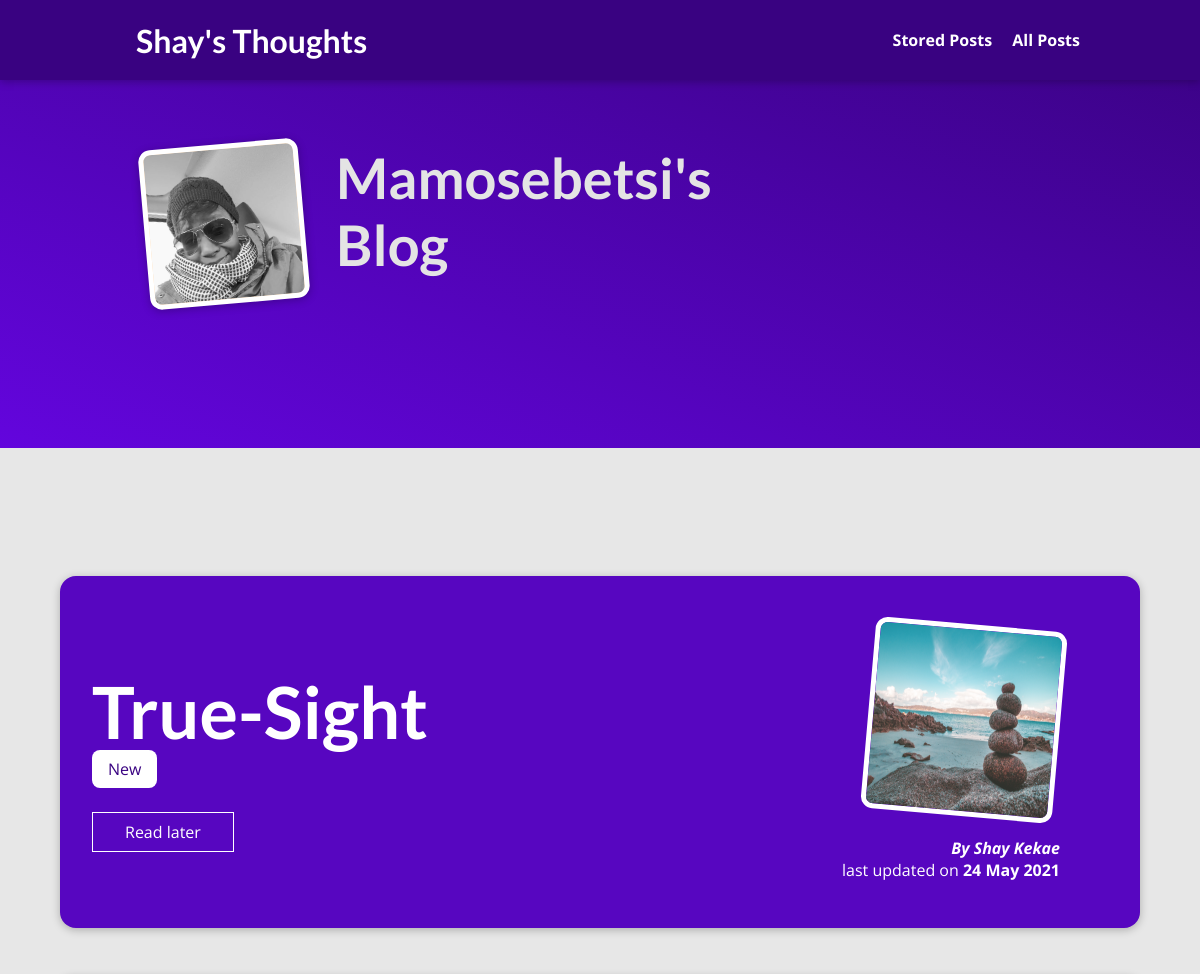
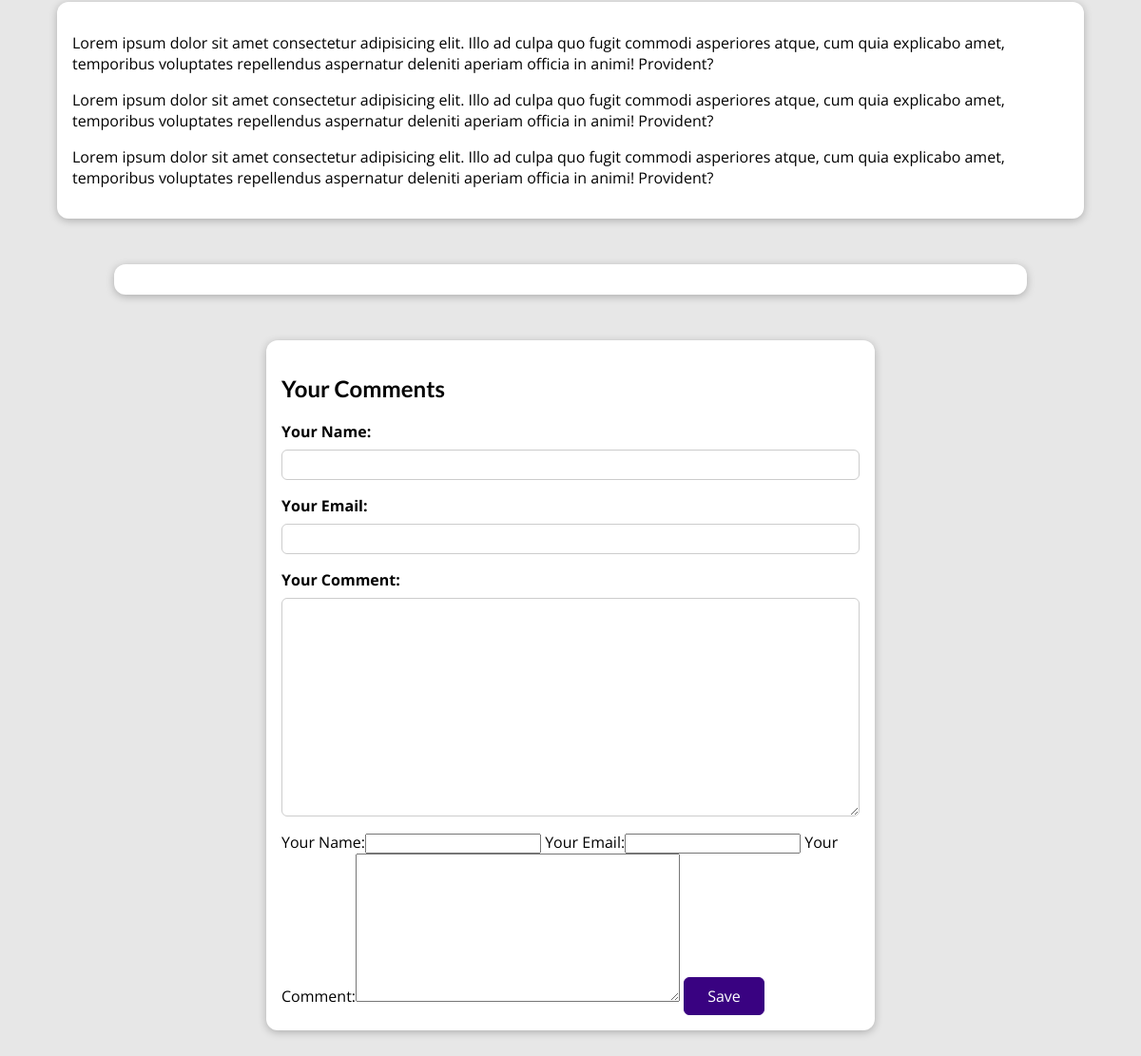
The app's page /posts/my-spiritual-journey with its own data (2 pictures, top to bottom).
### myblog/models.py (models this page shows, shortened)
class Post(models.Model):
    title = models.CharField(max_length=200)
    excerpt = models.CharField(max_length=200)
    image = models.ImageField(upload_to="posts", null=True)
    date = models.DateField(auto_now=True)
    slug = models.SlugField(unique=True, db_index=True)
    content = models.TextField(validators=[MinLengthValidator(10)])
    author = models.ForeignKey(
        Author, on_delete=models.SET_NULL, null=True, related_name="posts")
    tags = models.ManyToManyField(Tag)

class Tag(models.Model):
    caption = models.CharField(max_length=20)

class Author(models.Model):
    first_name = models.CharField(max_length=200)
    last_name = models.CharField(max_length=200)
    email = models.EmailField()
    def full_name(self):
        return f"{self.first_name} {self.last_name}"
    def __str__(self):
        return self.full_name()

### myblog/views.py (the view, shortened to what this page needs)
# urls.py: path("posts/<slug:slug>", views.SinglePostView.as_view(), name="post_detail"),
class SinglePostView(View):
    def is_stored_post(self, request, post_id):
        stored_posts = request.session.get("stored_posts")
        if stored_posts is not None:
            is_saved_for_later = post_id in stored_posts
        else:
            is_saved_for_later = False
        return is_saved_for_later
    def get(self, request, slug):
        post = Post.objects.get(slug=slug)
        context = {
            "post": post,
            "post_tags": post.tags.all(),
            "comment_form": CommentForm(),
            "comments": post.comments.all().order_by("-id"),
            "saved_for_later": self.is_stored_post(request, post.id)
        }
        return render(request, "myblog/post_detail.html", context)

### myblog/forms.py
class CommentForm(forms.ModelForm):
    class Meta:
      model = Comment
      exclude =["post"]
      labels ={
        "user_name":"Your Name",
        "user_email":"Your Email",
        "text":"Your Comment"
      }

### myblog/templates/myblog/post_detail.html (shortened to what this page needs)
{% extends "base.html" %} {% load static %}
{% block css_files %}
 <link rel="stylesheet" href="{% static "myblog/post-detail.css"%}">
 {% endblock %}
 {% block content %}
 <section id="summary">
    <h2>{{post.title}}</h2>
    <div>
     {%  for tag in post_tags  %}
        <span class="tag">{{tag.caption}}</span>
     {% endfor %}
    </div>
    <div id="read-later">
      <form action="{% url "read-later" %}" method="POST">
        <button>
          {% if saved_for_later %}
            Remove from "Read Later" list
          {% else %}
            Read later
          {% endif %}
        </button>
      </form>
    </div>
      <article>
         <a href="{% url "post_detail" post.slug %}">
        <img src="{{post.image.url}}" alt="{{post.title}}">
        <address>By <a href="mailto:{{post.author.email_address}}"> {{post.author}}</a></address>
        <div>
          last updated on <time>{{post.date|date:"d M Y"}}</time>
        </div>
      </article>
 </section>
<main>
      {{post.content|linebreaks}}
</main>
<section id="comments">
</section>
<section id = "comment-form" >
<h2>Your Comments</h2>
    <form  action="{% url "post_detail" post.slug  %}" method="post">
        {% for form_field in comment_form  %}
        <div class = "form-control" {%  if form_field.errors %}Invalid{% endif %} >
            {{form_field.label_tag}}
            {{ form_field }}
        </div>
        {% endfor  %}
        {{ comment_form }}
        <button>Save</button>
    </form>
</section>
{% endblock %}

### templates/base.html (shortened to what this page needs)
{% load static %}
<!DOCTYPE html>
<html lang="en">
  <head>
     <link rel="stylesheet" href="{% static "myblog/every-posts.css"%}">
    <link rel="stylesheet" href="{% static "app.css" %}">
    <link rel="stylesheet" href="{% static "myblog/index.css"%}">
    {% block css_files %} {% endblock %}
    <header id="main-navigation">
      <h1><a href=" {% url "home" %} ">Shay's Thoughts</a></h1>
      <nav>
      <a href="{% url "read-later" %}">Stored Posts</a>
      <a href="{% url "posts" %}">All Posts</a>
      </nav>
    </header>
  </head>
  <body>
    <section id="welcome">
      <header>
        <img src="{% static "myblog/images/myself.jpg" %}" alt="Shay - The Author of
        this Blog" />
        <h2>Mamosebetsi's Blog</h2>
      </header>
    </section>
    {% block content %}
    {% endblock %}
  </body>
</html>

### myblog/static/myblog/every-posts.css (style rules this page uses)
#welcome { background: linear-gradient(to right top, #283A63, #273149); padding: 6rem 12%; }
#welcome header { display: flex; align-items: flex-start; margin: 3rem auto; }
#welcome img { width: 10rem; height: 10rem; object-fit: cover; object-position: top; border: 5px solid white; border-radius: 12px; background-color: #ffe1bf; transform: rotateZ(-5deg); box-shadow: 0 2px 8px rgba(0, 0, 0, 0.25); }
#welcome h2 { font-size: 3.5rem; margin: 0 0 0 2rem; color: #e4e4e4; width: 10rem; }

### static/app.css (style rules this page uses)
* { box-sizing: border-box; }
html { font-family: 'Open Sans', 'Lato', sans-serif; }
body { background-color:#E4D8B4; margin: 0; }
h1, h2, h3 { font-family: 'Lato', sans-serif; font-weight: bold; }
#main-navigation { width: 100%; height: 5rem; display: flex; justify-content: space-between; align-items: center; padding: 0 10%; position: absolute; top: 0; left: 0; }
#main-navigation a { text-decoration: none; color: white; font-weight: bold; margin-left: 1rem; }
#welcome { background: linear-gradient(to right top, #6305dd, #390281); padding: 6rem 12%; }
#welcome header { display: flex; align-items: flex-start; margin: 3rem auto; }
#welcome img { width: 10rem; height: 10rem; object-fit: cover; object-position: top; border: 5px solid white; border-radius: 12px; background-color: #ffe1bf; transform: rotateZ(-5deg); box-shadow: 0 2px 8px rgba(0, 0, 0, 0.25); }
#welcome h2 { font-size: 3.5rem; margin: 0 0 0 2rem; color: #e4e4e4; width: 10rem; }

### myblog/static/myblog/post-detail.css (style rules this page uses)
body { background-color: #e7e7e7; }
#main-navigation { background-color: #390281; box-shadow: 0 2px 8px rgba(0, 0, 0, 0.25); }
#summary { margin: 8rem auto 3rem auto; padding: 2rem; width: 90%; max-width: 90rem; border-radius: 16px; background-color: #5706c0; position: relative; box-shadow: 0 2px 8px rgba(0, 0, 0, 0.25); height: 22rem; }
#summary h2 { color: white; font-size: 4.5rem; margin-bottom: 0.25rem; }
#summary article { position: absolute; top: 2rem; right: 3rem; padding: 1rem 2rem; border-radius: 12px; text-align: right; color: white; }
#summary article img { width: 12rem; height: 12rem; border-radius: 12px; transform: rotateZ(5deg); border: 5px solid white; margin-bottom: 1rem; }
#summary address { font-weight: bold; }
#summary a { color: white; text-decoration: none; }
#summary time { font-weight: bold; }
#read-later { margin: 2rem 0; }
#read-later button { background-color: transparent; border: 1px solid white; padding: 0.5rem 2rem; font: inherit; color: white; cursor: pointer; }
main { width: 90%; max-width: 90rem; margin: 3rem auto; background-color: white; padding: 1rem; border-radius: 12px; box-shadow: 0 2px 8px rgba(0, 0, 0, 0.25); }
.tag { background-color: white; color: #390281; padding: 0.5rem 1rem; border-radius: 8px; }
#comment-form { margin: 3rem auto; width: 90%; max-width: 40rem; border-radius: 12px; background-color: white; box-shadow: 0 2px 8px rgba(0, 0, 0, 0.25); padding: 1rem; }
#comment-form button { font: inherit; background-color: #390281; color: white; border: 1px solid #390281; padding: 0.5rem 1.5rem; border-radius: 6px; cursor: pointer; }
.form-control { margin-bottom: 1rem; }
.form-control label { font-weight: bold; margin-bottom: 0.5rem; display: block; }
.form-control input, .form-control textarea { display: block; width: 100%; font: inherit; padding: 0.25rem; border-radius: 6px; border: 1px solid #ccc; }
#comments { margin: 3rem auto; width: 90%; max-width: 60rem; border-radius: 12px; background-color: white; box-shadow: 0 2px 8px rgba(0, 0, 0, 0.25); padding: 1rem 2rem; }

### records on screen
Post: title "True-Sight", image (picture), author "Shay Kekae", date "24 May 2021", content "Lorem ipsum dolor sit amet consectetur adipisicing elit. Illo ad culpa quo fugit commodi asperiores atque, cum quia explicabo amet, temporibus voluptates repellendus aspernatur deleniti aperiam officia in animi! Provident? Lorem ipsum dolor sit amet consectetur adipisicing elit. Illo ad culpa quo fugit commodi asperiores atque, cum quia explicabo amet, temporibus voluptates repellendus aspernatur deleniti aperiam officia in animi! Provident? Lorem ipsum dolor sit amet consectetur adipisicing elit. Illo ad culpa quo fugit commodi asperiores atque, cum quia explicabo amet, temporibus voluptates repellendus aspernatur deleniti aperiam officia in animi! Provident?"
Tag: caption "New"
